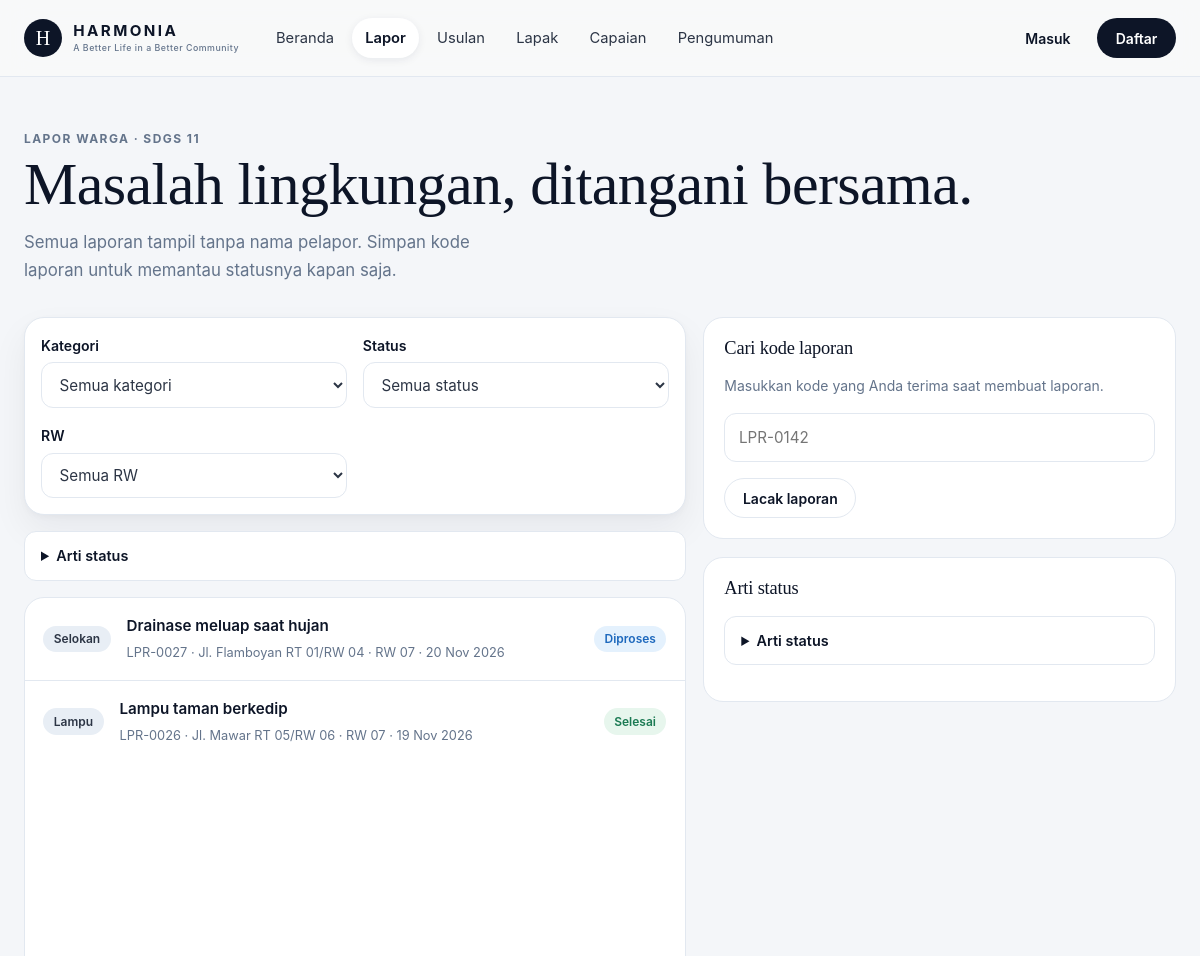
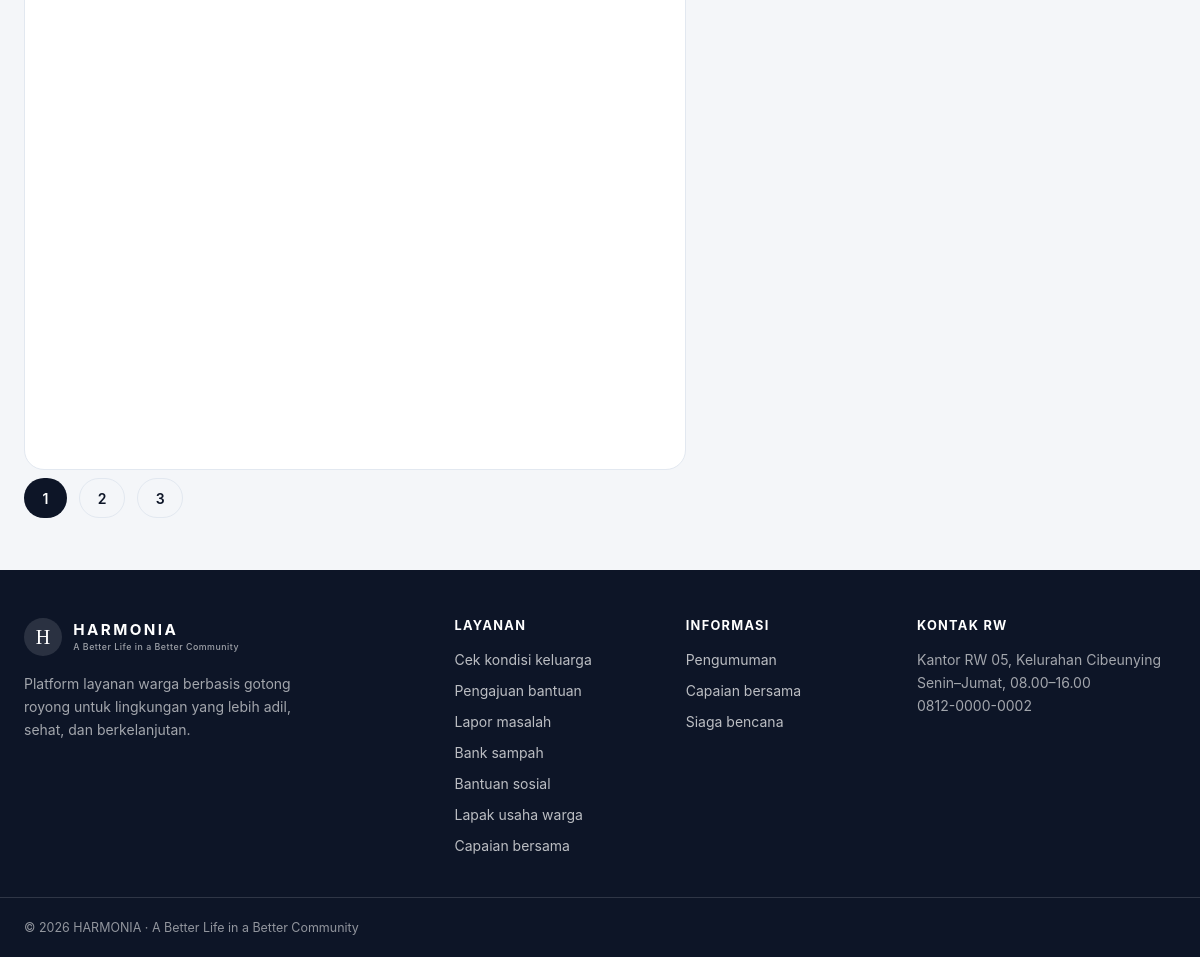
Screenshot of /lapor/index.php with the database file from the repository (2 pictures, top to bottom).
### tables this page shows
CREATE TABLE reports (
  id INT AUTO_INCREMENT PRIMARY KEY,
  user_id INT NOT NULL,
  rw_id INT NOT NULL,
  kategori ENUM('lampu','selokan','sampah','jalan','lainnya') NOT NULL,
  judul VARCHAR(100) NOT NULL,
  deskripsi TEXT NOT NULL,
  lokasi_teks VARCHAR(150) NOT NULL,
  foto VARCHAR(120) NULL,
  foto_selesai VARCHAR(120) NULL,
  status ENUM('baru','diproses','selesai') NOT NULL DEFAULT 'baru',
  handled_by INT NULL,
  created_at DATETIME DEFAULT CURRENT_TIMESTAMP,
  updated_at DATETIME DEFAULT CURRENT_TIMESTAMP ON UPDATE CURRENT_TIMESTAMP,
  FOREIGN KEY (user_id) REFERENCES users(id) ON DELETE CASCADE,
  FOREIGN KEY (rw_id) REFERENCES rw(id) ON DELETE RESTRICT,
  FOREIGN KEY (handled_by) REFERENCES users(id) ON DELETE SET NULL,
  INDEX idx_rw_status (rw_id, status)
);

CREATE TABLE rw (
  id INT AUTO_INCREMENT PRIMARY KEY,
  nama VARCHAR(30) NOT NULL,
  kelurahan VARCHAR(60) NOT NULL,
  created_at DATETIME DEFAULT CURRENT_TIMESTAMP
);

### lapor/index.php (the view, shortened to what this page needs)
<?php
require_once __DIR__ . '/../config/auth.php';
$where = [];
$params = [];
$whereSql = $where ? ' WHERE ' . implode(' AND ', $where) : '';
$st = $pdo->prepare('SELECT COUNT(*) FROM reports r' . $whereSql);
$st->execute($params);
$total = (int)$st->fetchColumn();
$perPage = 10;
$halaman = max(1, (int)($_GET['hal'] ?? 1));
$totalHalaman = max(1, (int)ceil($total / $perPage));
$halaman = min($halaman, $totalHalaman);
$st = $pdo->prepare("SELECT r.*, rw.nama AS rw FROM reports r JOIN rw ON rw.id = r.rw_id"
    . $whereSql . ' ORDER BY r.created_at DESC LIMIT ' . $perPage . ' OFFSET ' . (($halaman - 1) * $perPage));
$st->execute($params);
$data = $st->fetchAll();
$query = $_GET;
?>
<?php include ROOT_DIR . '/includes/header.php'; ?>
<section class="section">
    <div class="container">
        <div class="section__head">
            <div>
                <p class="eyebrow">Lapor warga · SDGs 11</p>
                <h1>Masalah lingkungan, ditangani bersama.</h1>
                <p class="lead">Semua laporan tampil tanpa nama pelapor. Simpan kode laporan untuk memantau statusnya kapan saja.</p>
            </div>
        </div>
        <div class="dash-grid">
            <div>
                <form method="get" class="form-card" style="padding:1rem">
                    <div class="form-grid">
                        <div class="field" style="margin-bottom:0">
                            <label for="kategori">Kategori</label>
                            <select id="kategori" name="kategori" onchange="this.form.submit()">
                                <option value="">Semua kategori</option>
                            </select>
                        </div>
                        <div class="field" style="margin-bottom:0">
                            <label for="status">Status</label>
                            <select id="status" name="status" onchange="this.form.submit()">
                                <option value="">Semua status</option>
                            </select>
                        </div>
                        <div class="field" style="margin-bottom:0">
                            <label for="rw">RW</label>
                            <select id="rw" name="rw" onchange="this.form.submit()">
                                <option value="">Semua RW</option>
                            </select>
                        </div>
                    </div>
                </form>
                <?php include ROOT_DIR . '/includes/legenda_status.php'; ?>
                <?php if ($data) : ?>
                    <div class="report-list mt-2">
                        <?php foreach ($data as $r) : ?>
                            <a class="report-row" href="<?= BASE ?>/lapor/detail.php?id=<?= (int)$r['id'] ?>">
                                <span class="chip chip--netral"><?= ucfirst(e($r['kategori'])) ?></span>
                                <div class="report-row__main">
                                    <b><?= e($r['judul']) ?></b>
                                    <span class="report-row__meta"><?= kode_laporan((int)$r['id']) ?> · <?= e($r['lokasi_teks']) ?> · <?= e($r['rw']) ?> · <?= tanggal($r['created_at']) ?></span>
                                </div>
                                <div class="report-row__side"><?= status_chip($r['status']) ?></div>
                            </a>
                        <?php endforeach; ?>
                    </div>
                    <?php if ($totalHalaman > 1) : ?>
                        <div class="form-actions mt-3">
                            <?php for ($i = 1; $i <= $totalHalaman; $i++) :
                                $q = $query;
                                $q['hal'] = $i; ?>
                                <a class="btn btn--sm <?= $i === $halaman ? 'btn--primary' : 'btn--outline' ?>"
                                   href="<?= BASE ?>/lapor/index.php?<?= e(http_build_query($q)) ?>"><?= $i ?></a>
                            <?php endfor; ?>
                        </div>
                    <?php endif; ?>
                <?php else : ?>
                    <div class="empty mt-2"><b>Belum ada laporan.</b>Laporan yang masuk akan tampil di sini tanpa nama pelapor.</div>
                <?php endif; ?>
            </div>
            <div>
                <div class="panel">
                    <h3>Cari kode laporan</h3>
                    <p class="small">Masukkan kode yang Anda terima saat membuat laporan.</p>
                    <form method="get">
                        <div class="field">
                            <input id="kode" name="kode" placeholder="LPR-0142" maxlength="20" required>
                        </div>
                        <button class="btn btn--outline btn--sm" type="submit">Lacak laporan</button>
                    </form>
                </div>
                <div class="panel">
                    <h3>Arti status</h3>
                    <?php include ROOT_DIR . '/includes/legenda_status.php'; ?>
                </div>
            </div>
        </div>
    </div>
</section>
<?php include ROOT_DIR . '/includes/footer.php'; ?>

### includes/helpers.php (shortened to what this page needs)
<?php
function e($v): string
{
    return htmlspecialchars((string)$v, ENT_QUOTES, 'UTF-8');
}
function tanggal(?string $dt, bool $dengan_jam = false): string
{
    $bulan = [1 => 'Jan', 'Feb', 'Mar', 'Apr', 'Mei', 'Jun', 'Jul', 'Agu', 'Sep', 'Okt', 'Nov', 'Des'];
    $t = strtotime($dt);
    return date('j', $t) . ' ' . $bulan[(int)date('n', $t)] . ' ' . date('Y', $t) . ($dengan_jam ? ' ' . date('H:i', $t) : '');
}
function status_chip(string $status): string
{
    $nada = match ($status) {
        'selesai', 'disetujui', 'tayang', 'tercapai', 'diteruskan', 'aman', 'dicairkan' => 'ok',
        'ditolak', 'butuh_bantuan', 'rentan' => 'warn',
        'diproses', 'diverifikasi', 'dipantau' => 'info',
        default => 'netral',
    };
    return '<span class="chip chip--' . $nada . '">' . e(STATUS_LABEL[$status] ?? $status) . '</span>';
}
function kode_laporan(int $id): string
{
    return 'LPR-' . str_pad((string)$id, 4, '0', STR_PAD_LEFT);
}

### assets/css/style.css (style rules this page uses)
:root { --lime: #B8F53B; --lime-dark: #84cc16; --navy: #0D1527; --navy-hover: #16223D; --slate: #2C3545; --muted: #64748B; --bg: #F4F6F9; --hero: #E8EEF5; --border: #E2E8F0; --white: #fff; --sage: #E7F6ED; --sage-ink: #1B7A53; --sky: #E4F1FD; --sky-ink: #1D68BD; --peach: #FDEEE9; --peach-ink: #C8502B; --lavender: #EFEBF9; --lavender-ink: #6D32D8; --radius: 20px; --radius-sm: 12px; --shadow-soft: 0 16px 36px rgba(13, 21, 39, .06), 0 2px 6px rgba(13, 21, 39, .03); --shadow-lift: 0 24px 48px rgba(13, 21, 39, .12), 0 6px 14px rgba(13, 21, 39, .05); --serif: Georgia, "Times New Roman", Times, serif; --sans: -apple-system, BlinkMacSystemFont, "Segoe UI", Roboto, Helvetica, Arial, sans-serif; }
* { box-sizing: border-box; }
html { scroll-behavior: smooth; }
body { margin: 0; background: var(--bg); color: var(--slate); font: 400 1rem/1.65 var(--sans); -webkit-font-smoothing: antialiased; }
a { color: var(--navy); text-decoration: none; }
h1, h2, h3 { font-family: var(--serif); font-weight: 400; color: var(--navy); line-height: 1.18; margin: 0 0 .6rem; letter-spacing: -.01em; }
h1 { font-size: clamp(2.4rem, 5vw, 4rem); }
h3 { font-size: 1.25rem; }
p { margin: 0 0 1rem; color: var(--muted); }
.container { width: 100%; max-width: 1240px; margin: 0 auto; padding: 0 1.5rem; }
.eyebrow { font-size: .75rem; font-weight: 700; letter-spacing: .12em; text-transform: uppercase; color: var(--muted); margin: 0 0 .9rem; }
.lead { font-size: 1.05rem; max-width: 46ch; }
.small { font-size: .875rem; }
.mt-2 { margin-top: 1rem; }
.mt-3 { margin-top: 1.75rem; }
.btn { display: inline-flex; align-items: center; justify-content: center; gap: .5rem; min-height: 44px; padding: .75rem 1.5rem; border-radius: 9999px; border: 1px solid transparent; font: 600 .95rem var(--sans); cursor: pointer; transition: transform .18s ease, box-shadow .18s ease, background .18s ease, color .18s ease; }
.btn--primary { background: var(--navy); color: #fff; }
.btn--outline { background: transparent; border-color: var(--border); color: var(--navy); }
.btn--sm { min-height: 40px; padding: .5rem 1.1rem; font-size: .875rem; }
.section { padding: 3.25rem 0; }
.section__head { display: flex; align-items: flex-end; justify-content: space-between; gap: 2rem; margin-bottom: 2rem; }
.section__head p { max-width: 46ch; margin: 0; }
.report-list { border: 1px solid var(--border); border-radius: var(--radius); background: #fff; overflow: hidden; }
.report-row { display: flex; align-items: center; gap: 1rem; padding: .95rem 1.15rem; border-top: 1px solid var(--border); color: inherit; }
.report-row:first-child { border-top: 0; }
.report-row__main { min-width: 0; flex: 1; }
.report-row__main b { display: block; color: var(--navy); font-weight: 600; font-size: .95rem; white-space: nowrap; overflow: hidden; text-overflow: ellipsis; }
.report-row__meta { font-size: .8rem; color: var(--muted); }
.report-row__side { display: flex; align-items: center; gap: .75rem; flex: none; }
.chip { display: inline-flex; align-items: center; gap: .35rem; padding: .2rem .65rem; border-radius: 9999px; font-size: .75rem; font-weight: 600; white-space: nowrap; }
.chip--netral { background: var(--hero); color: var(--slate); }
.chip--ok { background: var(--sage); color: var(--sage-ink); }
.chip--info { background: var(--sky); color: var(--sky-ink); }
.form-card { background: #fff; border: 1px solid var(--border); border-radius: var(--radius); padding: 1.75rem; box-shadow: var(--shadow-soft); }
.form-grid { display: grid; grid-template-columns: 1fr 1fr; gap: 1rem; }
.field { display: grid; gap: .35rem; margin-bottom: 1rem; }
.field label { font-size: .88rem; font-weight: 600; color: var(--navy); }
.field input, .field select, .field textarea { width: 100%; padding: .7rem .85rem; border: 1px solid var(--border); border-radius: var(--radius-sm); font: inherit; font-size: .95rem; color: var(--slate); background: #fff; min-height: 44px; }
.form-actions { display: flex; align-items: center; gap: .75rem; margin-top: .5rem; }
.dash-grid { display: grid; grid-template-columns: 1.4fr 1fr; gap: 1.1rem; align-items: start; }
.panel { background: #fff; border: 1px solid var(--border); border-radius: var(--radius); padding: 1.25rem; }
.panel h3 { font-size: 1.15rem; margin-bottom: .9rem; }
.panel + .panel { margin-top: 1.1rem; }
.js .reveal { opacity: 0; transform: translateY(24px); transition: opacity .6s ease, transform .6s ease; }
.js .reveal.is-visible { opacity: 1; transform: none; }

### rows the page displays
reports: kategori "Selokan", judul "Drainase meluap saat hujan", id "LPR-0027", lokasi_teks "Jl. Flamboyan RT 01/RW 04", rw.nama "RW 07", created_at "20 Nov 2026", status "Diproses"
reports: kategori "Lampu", judul "Lampu taman berkedip", id "LPR-0026", lokasi_teks "Jl. Mawar RT 05/RW 06", rw.nama "RW 07", created_at "19 Nov 2026", status "Selesai"

### other values shown
$label "Beranda"
$label "Lapor"
$label "Usulan"
$label "Lapak"
$label "Capaian"
$label "Pengumuman"
$label "Cek kondisi keluarga"
$label "Pengajuan bantuan"
$label "Lapor masalah"
$label "Bank sampah"
$label "Bantuan sosial"
$label "Lapak usaha warga"
$label "Capaian bersama"
